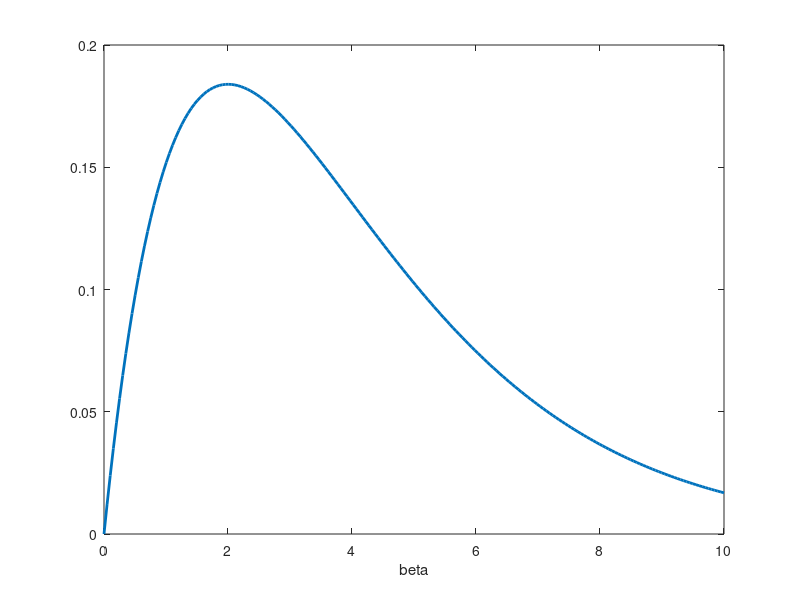

Here is the MATLAB script that generated this plot: (Note: this script raises an error after producing the figure.)
%% Fit a Weibull model using Trinity and JAGS

%% Preamble
% Cleanup first
clear all
p = @sprintf;


%% Generate data and make structure
rng(0)
P = 20;  % persons
C =  8;  % conditions
I = 50;  % trials per person per condition

cscale = [1 1 1 1 3 3 3 3];  % scale parameters
cshape = [1 2 3 4 5 6 7 8];  % shape parameters

allscale = repmat(ones(P, 1) * cscale + randn(P, C) / 10, [1, 1, I]);
allshape = repmat(ones(P, 1) * cshape + randn(P, C) / 10, [1, 1, I]);

condition = repmat(1:C, [P, 1, I]);     % condition index
person    = repmat((1:P)', [1, C, I]);  % person index;

y = wblrnd(allscale, allshape);  % MATLAB uses (scale, shape)
                                 % JAGS uses (v, l), v = shape, l = scale^-v
data = struct('N', P * C * I, 'C', C, 'P', P, ...
    'condition', condition(:), 'person', person(:), 'y', y(:));


%% Define some priors
% Use JAGS parameter conventions
prscale = [2.0 0.5];  % gamma distribution (shape, rate)
prshape = [2.0 0.5];  % gamma distribution (shape, rate)


%% Plot the priors
% Make sure to transform to MATLAB parameter conventions
%%
% Scale $\alpha$
figure('windowstyle', 'docked')
xax = linspace( 0.0, 10.0, 200);
plot(xax, gampdf(xax, prscale(1), prscale(2)^-1), 'linewidth', 2)
xlabel alpha
%%
% Shape $\beta$
xax = linspace( 0.0, 10.0, 200);
plot(xax, gampdf(xax, prshape(1), prshape(2)^-1), 'linewidth', 2)
xlabel beta


%% Make all inputs that Trinity needs
% Write the JAGS model into a variable (cell variable)
model = {
    'model {'
    '  # Priors on precision'
    '  precshape ~ dgamma(0.1, 0.1)'
    '  precscale ~ dgamma(0.1, 0.1)'
    ''
    '  for (c in 1:C) { '
    '    # Priors on means'
  p('    mushape[c] ~ dgamma(%g, %g)', prshape)
  p('    muscale[c] ~ dgamma(%g, %g)', prscale)
  ''
    '    # Random effects'
    '    for (p in 1:P) { '
    '      shape[c,p] ~ dnorm(mushape[c], precshape)'
    '      scale[c,p] ~ dnorm(muscale[c], precscale)'
    '    }'
    '  }'
    ''
    '  # Likelihood'
    '  for (n in 1:N) {'
    '     y[n] ~ dweib(shape[condition[n],person[n]],'
    '                  scale[condition[n],person[n]])'
    '  }'
    '}'
    };

%% 
% List all the parameters of interest (cell variable)
parameters = {'mua', 'mub', 'preca', 'precb', 'scale', 'shape'};

%% 
% Write a function that generates a structure with one random value for
% each _random_ parameter
generator = @()struct(...
        'mua', rand(1, C) + 0.1  , ...
        'mub', rand(1, C) + 0.1  );

%%    
% Tell Trinity which engine to use
engine = 'jags';


%% Run Trinity with the CALLBAYES() function
tic
[stats, chains, diagnostics, info] = callbayes(engine, ...
    'model'         ,         model , ...
    'data'          ,          data , ...
    'nchains'       ,            4  , ...
    'verbosity'     ,            0  , ...
    'nsamples'      ,          1e3  , ...
    'nburnin'       ,          5e2  , ...
    'parallel'      ,      isunix() , ...
    'workingdir'    ,        'wdir' , ...
    'monitorparams' ,    parameters , ...
    'init'          ,     generator );

fprintf('%s took %f seconds!\n', upper(engine), toc)



%% Inspect the results
% First, inspect convergence
if any(codatable(chains, @gelmanrubin) > 1.1)
    grtable(chains, 1.1)
    warning('Some chains were not converged!')
else
    disp('Convergence looks good.')
end

%%
% Now check some basic descriptive statistics averaged over all chains
disp('Descriptive statistics for all chains:')

%%
% Boundary separation $\alpha$
codatable(chains, '^mua')

%%
% A-priori bias $\beta$
codatable(chains, '^mub')


%% Make some figures
% Smoothed histograms
figure('windowstyle', 'docked')
smhist(chains, 'd');
